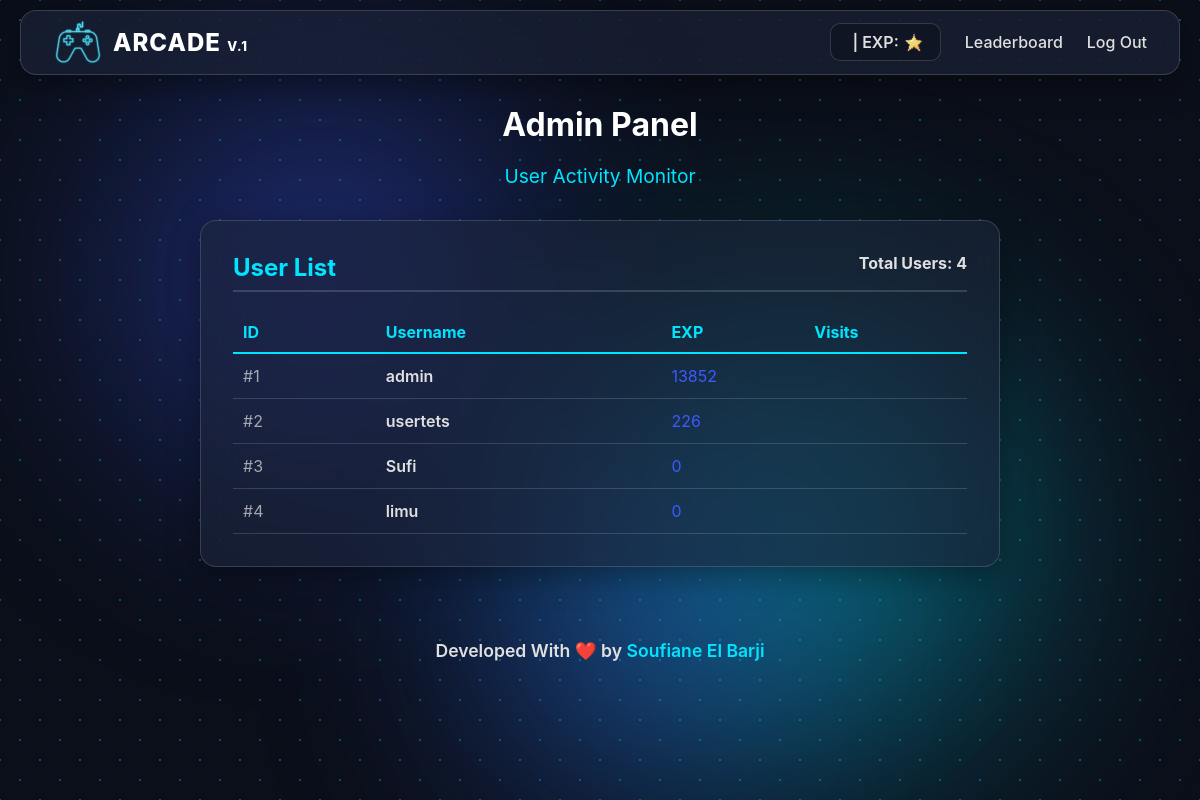
The page /admin (signed in) on the database as committed earlier.
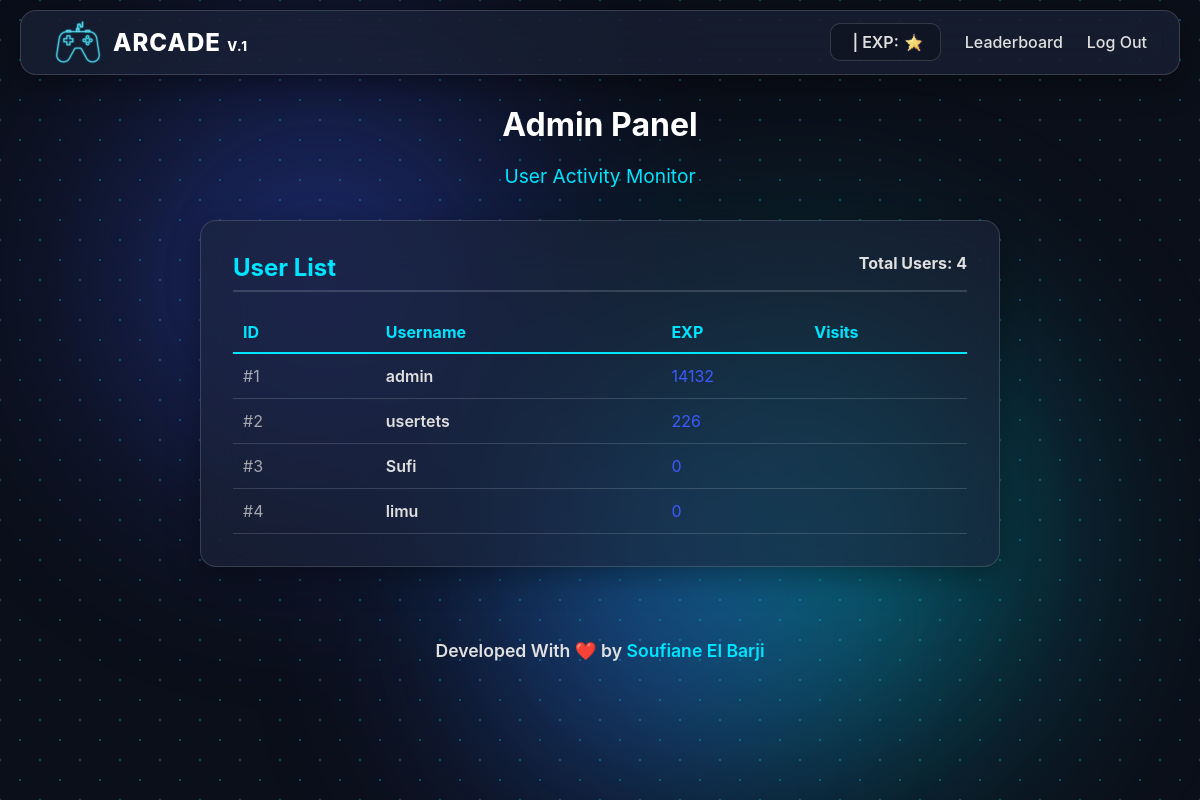
The same page on the database as committed later.
### tables this page shows
CREATE TABLE users (
    id INTEGER PRIMARY KEY AUTOINCREMENT NOT NULL,
    username TEXT NOT NULL UNIQUE,
    hash TEXT NOT NULL,
    total_exp INTEGER NOT NULL DEFAULT 0
);

### app.py (the view)
@app.route("/admin")
@login_required
def admin():
    user_rows = db.execute("SELECT username FROM users WHERE id = ?", session["user_id"])
    if not user_rows:
        return redirect("/")
    if user_rows[0]["username"] != "admin":
        return render_template("index.html") # Or redirect to home
    try:
        all_users = db.execute("SELECT * FROM users ORDER BY access_count DESC")
    except Exception:
        all_users = db.execute("SELECT * FROM users")
    return render_template("admin.html", users=all_users)

### app.py (called while the page is built)
@app.after_request
def after_request(response):
    response.headers["Cache-Control"] = "no-cache, no-store, must-revalidate"
    response.headers["Expires"] = 0
    response.headers["Pragma"] = "no-cache"
    return response

### helpers.py (called while the page is built)
def login_required(f):
    @wraps(f)
    def decorated_function(*args, **kwargs):
        if session.get("user_id") is None:
            return redirect("/login")
        return f(*args, **kwargs)
    return decorated_function

### templates/admin.html (shortened to what this page needs)
{% extends "layout.html" %}
{% block main %}
<div class="header">
    <h1>Admin Panel</h1>
    <p>User Activity Monitor</p>
</div>
<div class="leaderboard-container" style="max-width: 800px;">
    <div class="leaderboard-card glass-effect">
        <h2 style="display: flex; justify-content: space-between;">
            <span>User List</span>
            <span style="font-size: 1rem; color: var(--text-color);">Total Users: {{ users|length }}</span>
        </h2>
        <div style="display: grid; grid-template-columns: 1fr 2fr 1fr 1fr; padding: 10px; border-bottom: 2px solid var(--secondary-color); font-weight: bold; color: var(--secondary-color);">
            <span>ID</span>
            <span>Username</span>
            <span>EXP</span>
            <span>Visits</span>
        </div>
        <div class="user-list" style="max-height: 500px; overflow-y: auto;">
            {% for user in users %}
                <div style="display: grid; grid-template-columns: 1fr 2fr 1fr 1fr; padding: 12px 10px; border-bottom: 1px solid var(--border-color-light); align-items: center;">
                    <span style="opacity: 0.7;">#{{ user.id }}</span>
                    <span class="username" style="font-weight: 600;">{{ user.username }}</span>
                    <span style="color: var(--primary-color);">{{ user.total_exp }}</span>
                </div>
            {% else %}
                <div style="padding: 2rem; text-align: center;">No users found.</div>
            {% endfor %}
        </div>
    </div>
</div>
{% endblock %}

Rows that differ between the two databases and show on the page:
changed users "admin": total_exp "13852" → "14132"
